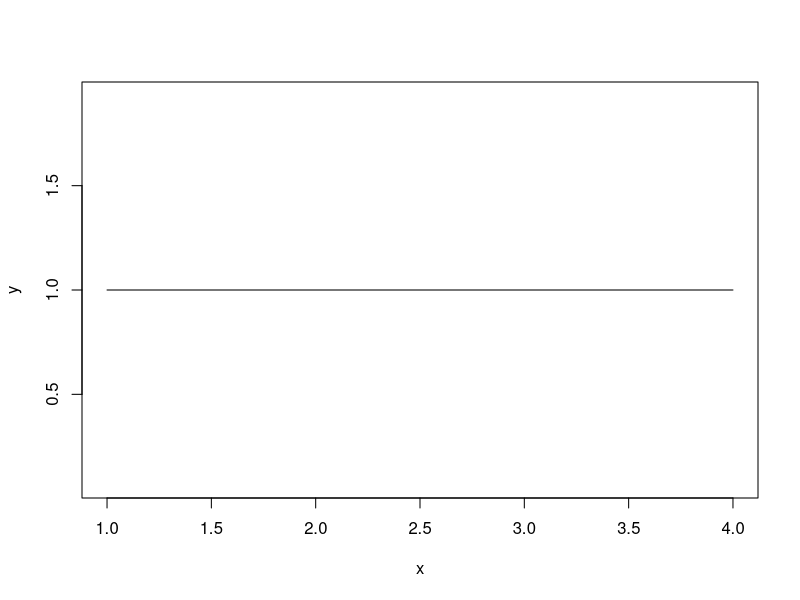

This chart was generated by the following R code:
koch2 = function(x,y,n){
  longitud = 0
  
  r1 = triangulo(x[2:3],y[2:3])
  x1 = r1[1,]
  y1 = sacarVector(r1[2,])
  longitud = 2*r1[3,1]+longitud-y1[1]
  
  r2 = triangulo(y1[2:3],y[1:2])
  x2 = r2[1,]
  y2 = sacarVector(r2[2,])
  longitud = (2*r2[3,1])*2+longitud-y2[1]
  
  r3 = triangulo(y2[2:3],y[1:2])
  x3 = r3[1,]
  y3 = sacarVector(r3[2,])
  longitud = (2*r3[3,1])*4+longitud
  
  return(longitud)
}

koch = function(x,y,n,longitud){
  if(n <= 1){
    r = triangulo(x[2:3],y[2:3])
    longitud = (2*r[3,1])+(2*y[1])+longitud
  }else{
    r = triangulo(x[2:3],y[2:3])
    x1 = r[1,]
    y1 = sacarVector(r[2,])
    longitud = koch(y1,y,(n-1),longitud)+longitud
  }
  return(longitud)
}

triangulo = function(x,y){
  ca = (x[length(x)]-x[1])/2
  co = tan(pi/3)*ca
  x1 = 1:(length(x)+1)
  y1 = 1:(length(x)+1)
  mitad = length(x1)%%2+length(x1)%/%2
  contador = 1
  for(i in 1:length(x1)){
    if(i == mitad){
      x1[i] = ca+x[i-1]
      y1[i] = co+y[i-1]
    }else{
      x1[i] = x[contador]
      y1[i] = y[contador]
      contador = contador+1
    }
  }
  print(x1)
  print(y1)
  h = sqrt((co)^2+(ca)^2)
  hip = rep(h,length(x1))
  contenedor = rbind(x1,y1)
  contenedor = rbind(contenedor,hip)
  # plot(contenedor[1,],contenedor[2,],type="o",asp=1)
  return(contenedor)
}

unirPuntos = function(x,x1,y,y1){
  xf = 1:(length(x)+1)
  yf = 1:(length(x)+1)
  mitad = length(xf)%%2+length(xf)%/%2
  contador = 1
  for (i in 1:length(xf)) {
    if(i == mitad){
      xf[i] = x1[i-1]
      yf[i] = y1[i-1]
    }else{
      xf[i] = x[contador]
      yf[i] = y[contador]
      contador = contador+1
    }
  }
  contenedor = rbind(xf,yf)
  return(contenedor)
}

sacarVector = function(x){
  cant = (x[2]-x[1])/4
  xf = 1:4
  aux = x[1]
  for(i in 1:length(xf)){
    xf[i] = aux+cant*i 
  } 
  return(xf)
}

x = 1:4
y = rep(1,length(x))
longitud = koch(x,y,3,0)
print(longitud)
plot(x,y,type="l",asp=1)